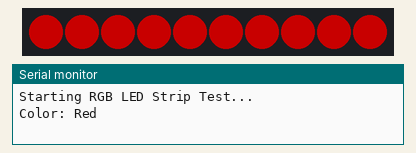
This program was run on a simulated ESP32. Parts: 10 RGB LEDs in strip order, left to right, the last lines printed to the serial monitor. Dim RGB values are drawn brighter than linear.

Above: at 1.1 s.
At 2.1 s:
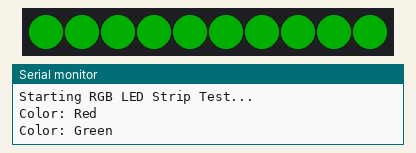
At 3.1 s:
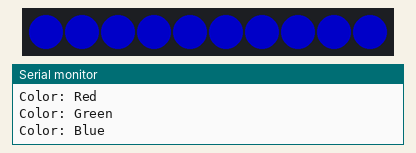
At 4.1 s:
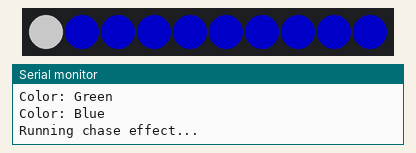
At 4.7 s:
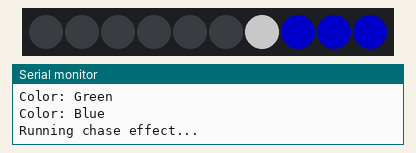

Measured:
- by itself, everything shown: repeats every 4.0 s, in 9 steps
- what the display in image 0 shows lasts 1.0 s, from 1.0 s to 2.0 s

The program:

main.cpp
```cpp
#include <Arduino.h>

#include <FastLED.H>

// --- Configuration ---
#define LED_PIN     4      // Change this if you wired your data line to a different GPIO pin
#define NUM_LEDS    10     // Change this to match the exact number of LEDs on your strip segment
#define BRIGHTNESS  100    // Set brightness from 0 (off) to 255 (full blast)
#define LED_TYPE    WS2812B
#define COLOR_ORDER GRB    // Most WS2812B strips use GRB order

CRGB leds[NUM_LEDS];

void setup() {
  // Initialize serial monitor for debugging
  Serial.begin(115200);
  delay(1000);
  Serial.println("Starting RGB LED Strip Test...");

  // Initialize FastLED library
  FastLED.addLeds<LED_TYPE, LED_PIN, COLOR_ORDER>(leds, NUM_LEDS).setCorrection(TypicalLEDStrip);
  FastLED.setBrightness(BRIGHTNESS);
}

void loop() {
  // Test 1: Solid RED
  Serial.println("Color: Red");
  fill_solid(leds, NUM_LEDS, CRGB::Red);
  FastLED.show();
  delay(1000);

  // Test 2: Solid GREEN
  Serial.println("Color: Green");
  fill_solid(leds, NUM_LEDS, CRGB::Green);
  FastLED.show();
  delay(1000);

  // Test 3: Solid BLUE
  Serial.println("Color: Blue");
  fill_solid(leds, NUM_LEDS, CRGB::Blue);
  FastLED.show();
  delay(1000);

  // Test 4: Chasing effect (One pixel running down the strip)
  Serial.println("Running chase effect...");
  for(int i = 0; i < NUM_LEDS; i++) {
    leds[i] = CRGB::White; // Turn current LED white
    FastLED.show();
    delay(100);
    leds[i] = CRGB::Black; // Turn it off before moving to the next
  }
}
```
